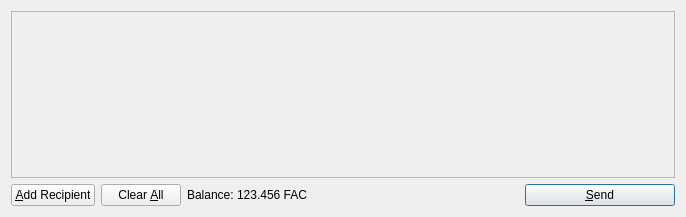
<?xml version="1.0" encoding="UTF-8"?>
<ui version="4.0">
 <class>SendCoinsDialog</class>
 <widget class="QDialog" name="SendCoinsDialog">
  <property name="geometry">
   <rect>
    <x>0</x>
    <y>0</y>
    <width>686</width>
    <height>217</height>
   </rect>
  </property>
  <property name="windowTitle">
   <string>Send Coins</string>
  </property>
  <layout class="QVBoxLayout" name="verticalLayout">
   <item>
    <widget class="QScrollArea" name="scrollArea">
     <property name="widgetResizable">
      <bool>true</bool>
     </property>
     <widget class="QWidget" name="scrollAreaWidgetContents">
      <property name="geometry">
       <rect>
        <x>0</x>
        <y>0</y>
        <width>666</width>
        <height>165</height>
       </rect>
      </property>
      <layout class="QVBoxLayout" name="verticalLayout_2">
       <property name="margin">
        <number>0</number>
       </property>
       <item>
        <layout class="QVBoxLayout" name="entries">
         <property name="spacing">
          <number>6</number>
         </property>
        </layout>
       </item>
       <item>
        <spacer name="verticalSpacer">
         <property name="orientation">
          <enum>Qt::Vertical</enum>
         </property>
         <property name="sizeHint" stdset="0">
          <size>
           <width>20</width>
           <height>40</height>
          </size>
         </property>
        </spacer>
       </item>
      </layout>
     </widget>
    </widget>
   </item>
   <item>
    <layout class="QHBoxLayout" name="horizontalLayout">
     <item>
      <widget class="QPushButton" name="addButton">
       <property name="toolTip">
        <string>Send to multiple recipients at once</string>
       </property>
       <property name="text">
        <string>&amp;Add Recipient</string>
       </property>
       <property name="icon">
        <iconset resource="../bitcoin.qrc">
         <normaloff>:/icons/add</normaloff>:/icons/add</iconset>
       </property>
       <property name="autoDefault">
        <bool>false</bool>
       </property>
      </widget>
     </item>
     <item>
      <widget class="QPushButton" name="clearButton">
       <property name="sizePolicy">
        <sizepolicy hsizetype="Minimum" vsizetype="Fixed">
         <horstretch>0</horstretch>
         <verstretch>0</verstretch>
        </sizepolicy>
       </property>
       <property name="toolTip">
        <string>Remove all transaction fields</string>
       </property>
       <property name="text">
        <string>Clear &amp;All</string>
       </property>
       <property name="icon">
        <iconset resource="../bitcoin.qrc">
         <normaloff>:/icons/remove</normaloff>:/icons/remove</iconset>
       </property>
       <property name="autoRepeatDelay">
        <number>300</number>
       </property>
       <property name="autoDefault">
        <bool>false</bool>
       </property>
      </widget>
     </item>
     <item>
      <layout class="QHBoxLayout" name="horizontalLayout_2">
       <property name="spacing">
        <number>3</number>
       </property>
       <item>
        <widget class="QLabel" name="label">
         <property name="text">
          <string>Balance:</string>
         </property>
        </widget>
       </item>
       <item>
        <widget class="QLabel" name="labelBalance">
         <property name="cursor">
          <cursorShape>IBeamCursor</cursorShape>
         </property>
         <property name="text">
          <string>123.456 FAC</string>
         </property>
         <property name="textInteractionFlags">
          <set>Qt::LinksAccessibleByMouse|Qt::TextSelectableByKeyboard|Qt::TextSelectableByMouse</set>
         </property>
        </widget>
       </item>
      </layout>
     </item>
     <item>
      <spacer name="horizontalSpacer">
       <property name="orientation">
        <enum>Qt::Horizontal</enum>
       </property>
       <property name="sizeHint" stdset="0">
        <size>
         <width>40</width>
         <height>20</height>
        </size>
       </property>
      </spacer>
     </item>
     <item>
      <widget class="QPushButton" name="sendButton">
       <property name="minimumSize">
        <size>
         <width>150</width>
         <height>0</height>
        </size>
       </property>
       <property name="toolTip">
        <string>Confirm the send action</string>
       </property>
       <property name="text">
        <string>&amp;Send</string>
       </property>
       <property name="icon">
        <iconset resource="../bitcoin.qrc">
         <normaloff>:/icons/send</normaloff>:/icons/send</iconset>
       </property>
       <property name="default">
        <bool>true</bool>
       </property>
      </widget>
     </item>
    </layout>
   </item>
  </layout>
 </widget>
 <resources>
  <include location="../bitcoin.qrc"/>
 </resources>
 <connections/>
</ui>
